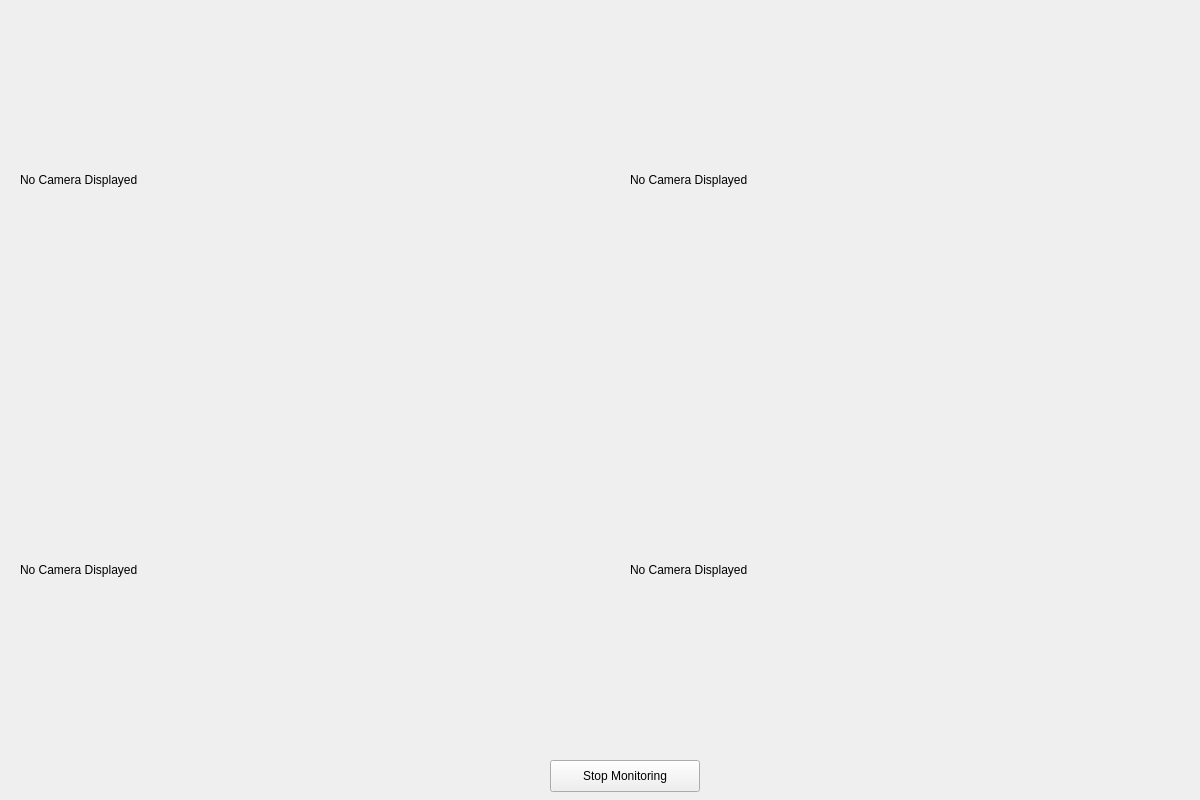
<?xml version="1.0" encoding="UTF-8"?>
<ui version="4.0">
 <class>MainWindow</class>
 <widget class="QMainWindow" name="MainWindow">
  <property name="geometry">
   <rect>
    <x>0</x>
    <y>0</y>
    <width>1200</width>
    <height>800</height>
   </rect>
  </property>
  <property name="minimumSize">
   <size>
    <width>800</width>
    <height>550</height>
   </size>
  </property>
  <property name="maximumSize">
   <size>
    <width>1200</width>
    <height>800</height>
   </size>
  </property>
  <property name="windowTitle">
   <string>Weapon Detector</string>
  </property>
  <widget class="QWidget" name="centralwidget">
   <widget class="QLabel" name="label_detection">
    <property name="geometry">
     <rect>
      <x>20</x>
      <y>10</y>
      <width>550</width>
      <height>340</height>
     </rect>
    </property>
    <property name="maximumSize">
     <size>
      <width>854</width>
      <height>480</height>
     </size>
    </property>
    <property name="text">
     <string>No Camera Displayed</string>
    </property>
   </widget>
   <widget class="QPushButton" name="stop_detection_button">
    <property name="geometry">
     <rect>
      <x>550</x>
      <y>760</y>
      <width>150</width>
      <height>32</height>
     </rect>
    </property>
    <property name="text">
     <string>Stop Monitoring</string>
    </property>
   </widget>
   <widget class="QLabel" name="label_detection2">
    <property name="geometry">
     <rect>
      <x>630</x>
      <y>10</y>
      <width>550</width>
      <height>340</height>
     </rect>
    </property>
    <property name="text">
     <string>No Camera Displayed</string>
    </property>
   </widget>
   <widget class="QLabel" name="label_detection3">
    <property name="geometry">
     <rect>
      <x>20</x>
      <y>400</y>
      <width>550</width>
      <height>340</height>
     </rect>
    </property>
    <property name="text">
     <string>No Camera Displayed</string>
    </property>
   </widget>
   <widget class="QLabel" name="label_detection4">
    <property name="geometry">
     <rect>
      <x>630</x>
      <y>400</y>
      <width>550</width>
      <height>340</height>
     </rect>
    </property>
    <property name="text">
     <string>No Camera Displayed</string>
    </property>
   </widget>
  </widget>
 </widget>
 <resources/>
 <connections/>
</ui>
